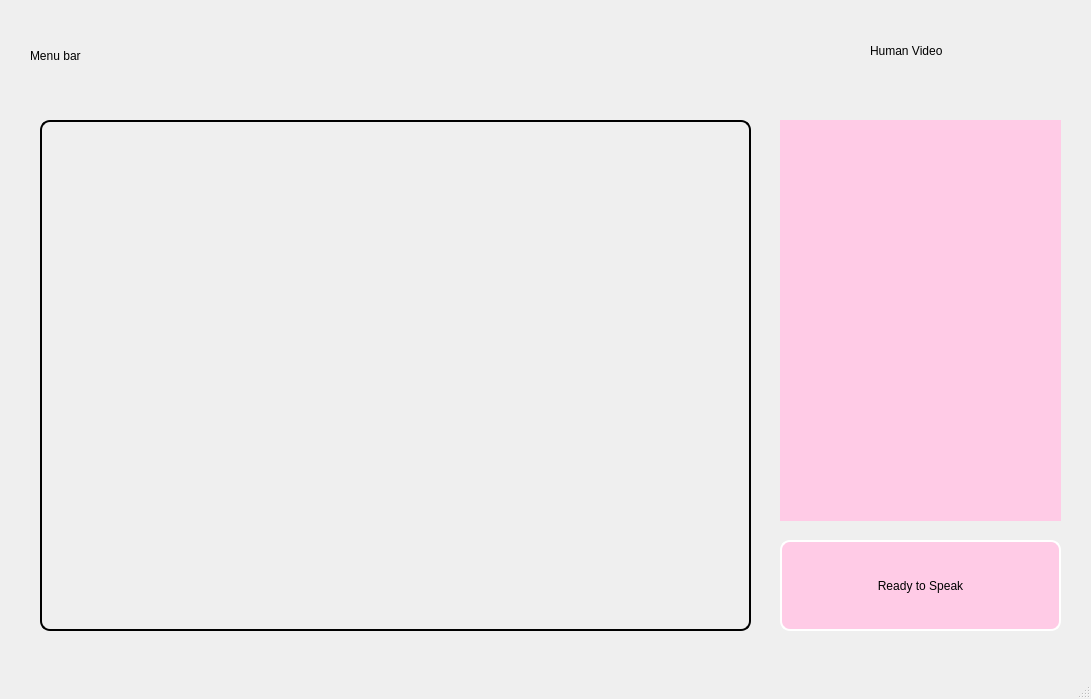
<?xml version="1.0" encoding="UTF-8"?>
<ui version="4.0">
 <class>Form</class>
 <widget class="QMainWindow" name="Form">
  <property name="geometry">
   <rect>
    <x>0</x>
    <y>0</y>
    <width>1091</width>
    <height>699</height>
   </rect>
  </property>
  <property name="windowTitle">
   <string>MainWindow</string>
  </property>
  <widget class="QWidget" name="centralwidget">
   <widget class="QLabel" name="Interviewer">
    <property name="geometry">
     <rect>
      <x>40</x>
      <y>120</y>
      <width>711</width>
      <height>511</height>
     </rect>
    </property>
    <property name="styleSheet">
     <string notr="true">border-style: outset;
border-width: 2px;
border-radius: 10px;
border-color: black;</string>
    </property>
    <property name="text">
     <string/>
    </property>
   </widget>
   <widget class="QLabel" name="Transcript">
    <property name="geometry">
     <rect>
      <x>780</x>
      <y>120</y>
      <width>281</width>
      <height>401</height>
     </rect>
    </property>
    <property name="styleSheet">
     <string notr="true">background-color: rgb(255, 203, 230);</string>
    </property>
    <property name="text">
     <string/>
    </property>
   </widget>
   <widget class="QLabel" name="image_label">
    <property name="geometry">
     <rect>
      <x>870</x>
      <y>10</y>
      <width>191</width>
      <height>81</height>
     </rect>
    </property>
    <property name="text">
     <string>Human Video</string>
    </property>
   </widget>
   <widget class="QLabel" name="menu">
    <property name="geometry">
     <rect>
      <x>30</x>
      <y>10</y>
      <width>701</width>
      <height>91</height>
     </rect>
    </property>
    <property name="text">
     <string>Menu bar</string>
    </property>
   </widget>
   <widget class="QPushButton" name="pushButton">
    <property name="geometry">
     <rect>
      <x>780</x>
      <y>540</y>
      <width>281</width>
      <height>91</height>
     </rect>
    </property>
    <property name="styleSheet">
     <string notr="true">background-color: rgb(255, 203, 230);
border-style: outset;
border-width: 2px;
border-radius: 10px;
border-color: white;</string>
    </property>
    <property name="text">
     <string>Ready to Speak</string>
    </property>
   </widget>
  </widget>
  <widget class="QMenuBar" name="menubar">
   <property name="geometry">
    <rect>
     <x>0</x>
     <y>0</y>
     <width>1091</width>
     <height>22</height>
    </rect>
   </property>
  </widget>
  <widget class="QStatusBar" name="statusbar"/>
 </widget>
 <resources/>
 <connections/>
</ui>
